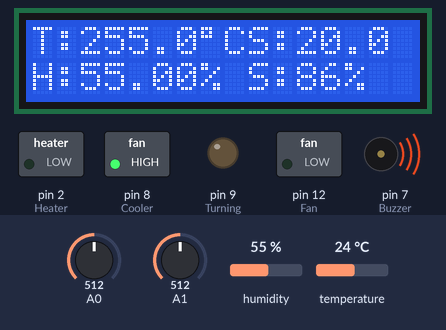
Bench run of a sketch on a simulated Arduino Uno, built with avr-gcc and run on an emulated ATmega328P. Parts: 16×2 character LCD, switched loads named in the sketch (green lamp = pin HIGH), output pins drawn as LEDs (lit = HIGH), buzzer (waves = sounding, pin HIGH). Inputs (shaded band) come from the test bench; at power-on: A1 = 512, A0 = 512, humidity 55 %, temperature 24 °C.

Above: at 3.3 s.
3.4 s: A1 set to 47
At 5.0 s:
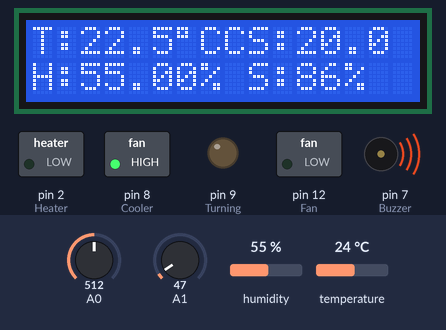
5.5 s: A1 set to 43
At 7.1 s:
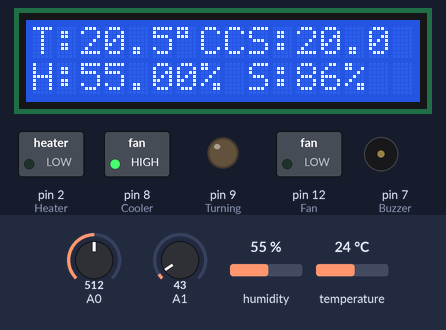
7.4 s: A1 set to 20
At 8.5 s:
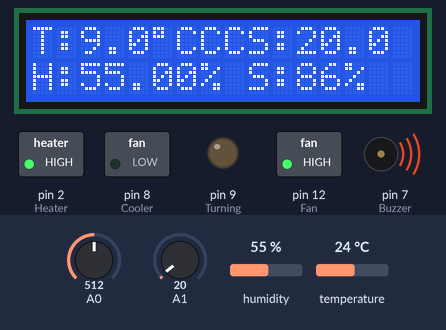
9.3 s: A0 set to 297
At 10.8 s:
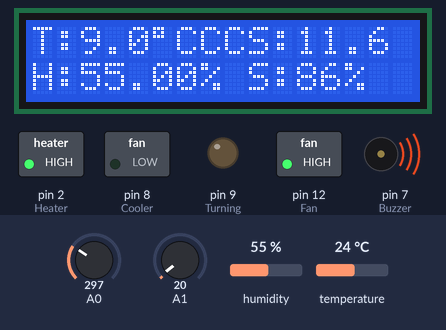
11.2 s: A0 set to 274
At 11.9 s:
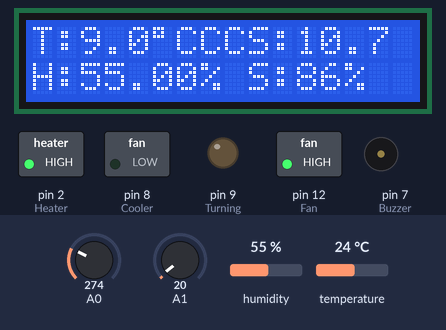
13.1 s: A0 set to 253
At 14.5 s:
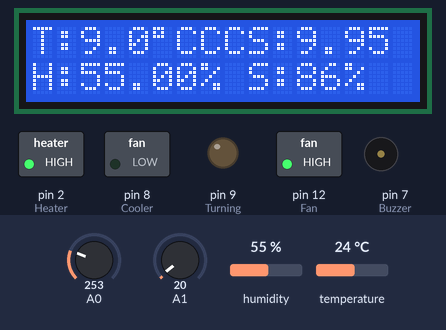
14.9 s: A0 set to 229
Timing chart, 0 to 17.5 s (numbered marks = the images above; inputs shaded):
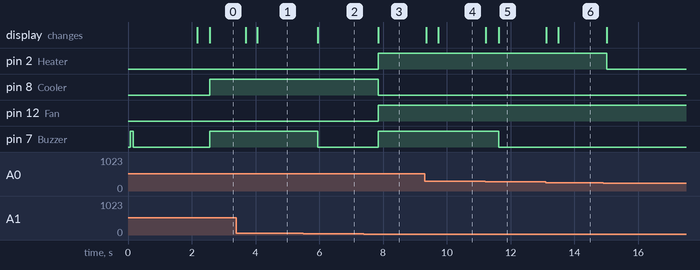

Measured:
- the behaviour switches between 44 and 43 on A1 (found by bisection; images 1 and 2)
- the behaviour switches between 282 and 281 on A0 (found by bisection; images 4 and 5)
- after the input at 3.4 s, the display: first changes after 0.29 s (image 1 shows a later state)
- after the input at 5.5 s, pin 7 (Buzzer): HIGH → LOW after 0.45 s; the display: changes after 0.45 s (image 2)
- after the input at 7.4 s, pin 2 (Heater), pin 12 (Fan), pin 7 (Buzzer): LOW → HIGH after 0.44 s; pin 8 (Cooler): HIGH → LOW after 0.44 s; the display: changes after 0.44 s (image 3)
- after the input at 9.3 s, the display: first changes after 0.06 s (image 4 shows a later state)
- after the input at 11.2 s, pin 7 (Buzzer): HIGH → LOW after 0.42 s; the display: first changes at once (image 5 shows a later state)
- after the input at 13.1 s, the display: first changes at once (image 6 shows a later state)
- after the input at 14.9 s, pin 2 (Heater): HIGH → LOW after 0.11 s

The sketch:

Incubator_Project.ino
```cpp
#include <LiquidCrystal.h>
#include<TimerOne.h>
LiquidCrystal lcd(11, 10, 6, 5, 4, 3);

#define   Heater  2
#define   Cooler  8
#define   Fan     12
#define   Buzzer  7
#define   Turning 9

#define   Heater_ON   digitalWrite(Heater,HIGH);
#define   Heater_OFF  digitalWrite(Heater,LOW);
#define   Cooler_ON   digitalWrite(Cooler,HIGH);
#define   Cooler_OFF  digitalWrite(Cooler,LOW);
#define   Fan_ON      digitalWrite(Fan,HIGH);
#define   Fan_OFF     digitalWrite(Fan,LOW);
#define   Turning_ON  digitalWrite(Turning,HIGH);
#define   Turning_OFF digitalWrite(Turning,LOW);
#define   Buzzer_ON   digitalWrite(Buzzer,HIGH);
#define   Buzzer_OFF  digitalWrite(Buzzer,LOW);

#include "DHT.h"
#define DHTPIN 13
#define DHTTYPE DHT11
DHT dht(DHTPIN, DHTTYPE);
float Temperature = 0;
float Setpoint = 0;
unsigned int timer_counter = 0;
unsigned int counter1 = 0;


void setup()
{
  pinMode(Heater, OUTPUT);
  pinMode(Cooler, OUTPUT);
  pinMode(Fan, OUTPUT);
  pinMode(Buzzer, OUTPUT);
  pinMode(Turning, OUTPUT);
  lcd.begin(16, 2);
  lcd.setCursor(0, 0);//cr
  lcd.print("Egg Incubator");
  Buzzer_ON;
  delay(100);
  Buzzer_OFF;
  dht.begin();
  delay(2000);
  lcd.clear();
  Timer1.initialize(100000);
  Timer1.attachInterrupt( timerIsr );
  lcd.clear();
}

void loop()
{

  Read_temp();
  Read_setpoint();
  PrintTemp();
  Read_DHT11();
  Temperature_control();

}

void timerIsr()
{
  //Turning control
  timer_counter++;
  if (timer_counter > 16200 && timer_counter < 16500)
  {
    Turning_ON;
  }
  else
  {
    Turning_OFF;
  }

  if (timer_counter > 16500)
  {
    timer_counter = 0;
  }

}

void Temperature_control()
{
  if (Temperature >= Setpoint + 0.5)
  {
    Heater_OFF;
    counter1++;
    if (counter1 > 20)
    {
      counter1 = 0;
      if (Fan == HIGH)
      {
        Fan_OFF;
      }
      else if (Fan == LOW)
      {
        Fan_ON;
      }
    }

    if (Temperature >= Setpoint + 1.5)
    {
      Cooler_ON;
    }
    else if (Temperature <= Setpoint + 0.5)
    {
      Cooler_OFF;
    }

    if (Temperature >= Setpoint + 2.0)
    {
      Buzzer_ON;
    }
    else
    {
      Buzzer_OFF;
    }
  }
  else if (Temperature <= Setpoint - 0.5)
  {
    Heater_ON;
    Fan_ON;
    Cooler_OFF;
    if (Temperature <= Setpoint - 1.0)
    {
      Buzzer_ON;
    }
    else
    {
      Buzzer_OFF;
    }
  }
}
void Read_temp()
{
  Temperature = 0;
  for (int i = 0; i < 30; i++)
  {
    Temperature += analogRead(A1) * 0.5;
    delay(10);
  }
  Temperature /= 30;
  Temperature;
}

void Read_setpoint()
{
  Setpoint = 0;
  for (int i = 0; i < 30; i++)
  {
    Setpoint += analogRead(A0) / 25.6;
    delay(2);
  }
  Setpoint /= 30;
}

void PrintTemp()
{
  lcd.setCursor(9, 0);//cr
  lcd.write("S:");
  lcd.print(Setpoint, 1);

  lcd.setCursor(0, 0);//cr
  lcd.write("T:");
  lcd.print(Temperature-1, 1);
  lcd.write((char)223);
  lcd.write("C");
}

void Read_DHT11()
{
  float h = dht.readHumidity();

  lcd.setCursor(0, 1);//cr
  lcd.write("H:");
  lcd.print(h);
  lcd.write("%");

  lcd.setCursor(9, 1);//cr
  lcd.write("S:");
  lcd.print("86%");
}

//
```
